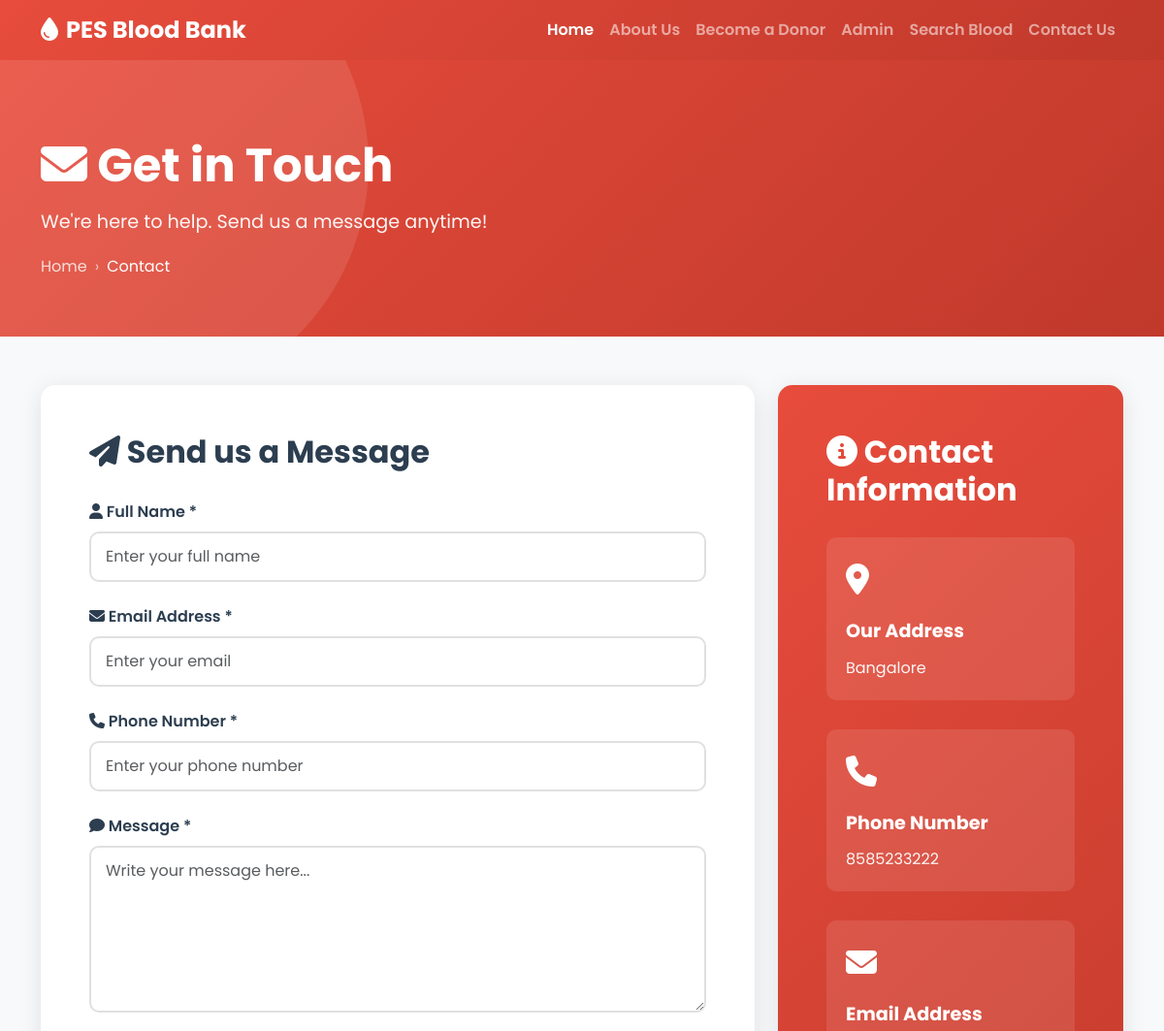
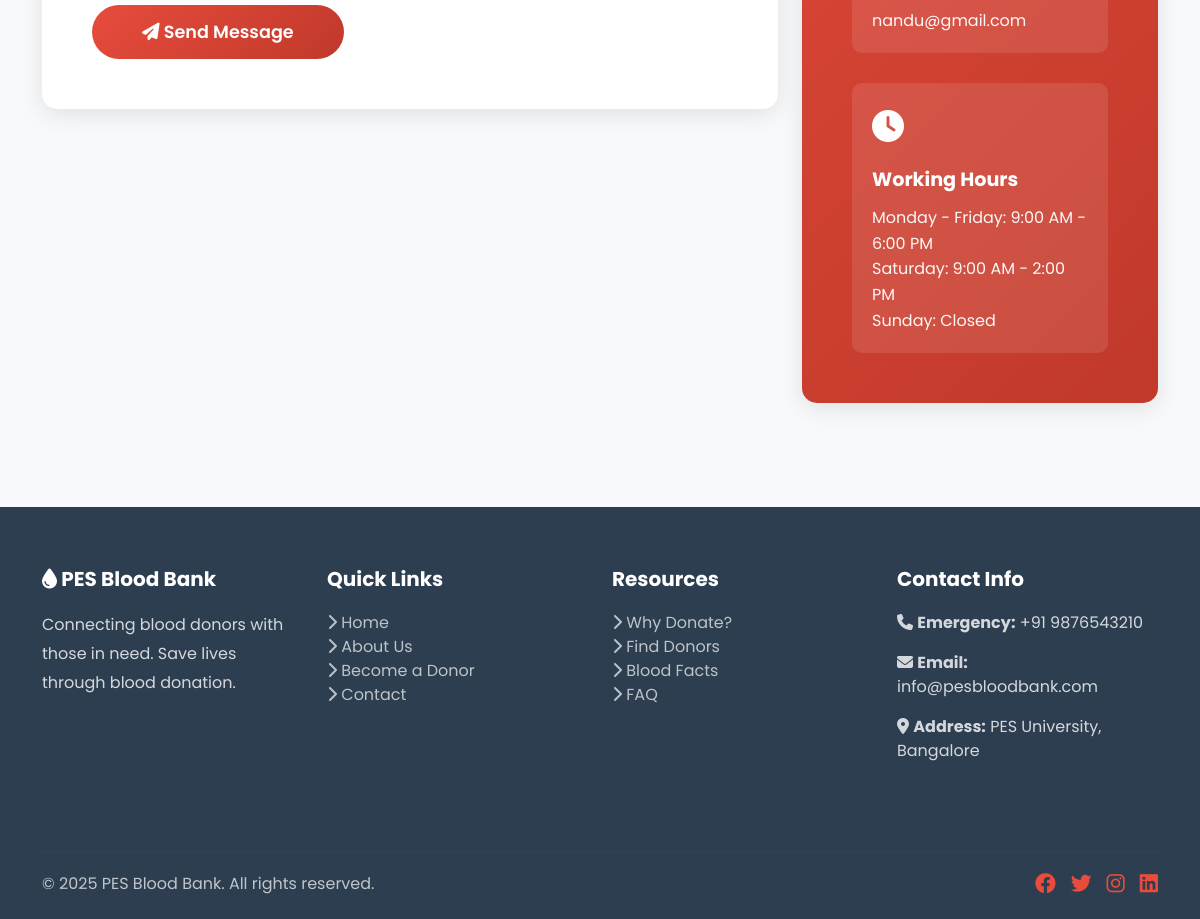
The page /contact.php on the database its author committed (2 pictures, top to bottom).
### tables this page shows
CREATE TABLE IF NOT EXISTS tblcontactusinfo (
  id INT(11) NOT NULL AUTO_INCREMENT,
  Address TINYTEXT,
  EmailId VARCHAR(255),
  ContactNo CHAR(11),
  PRIMARY KEY (id)
);

### contact.php (the view, shortened to what this page needs)
<?php
include('includes/config.php');
?>
<!DOCTYPE html>
<html lang="en">
<head>
    <link href="https://cdn.jsdelivr.net/npm/bootstrap@5.3.3/dist/css/bootstrap.min.css" rel="stylesheet">
    <link href="https://cdnjs.cloudflare.com/ajax/libs/font-awesome/6.4.0/css/all.min.css" rel="stylesheet">
</head>
<body>
<?php include('includes/header.php');?>
<div class="page-header">
    <div class="container">
        <h1 class="page-title">
            <i class="fas fa-envelope"></i> Get in Touch
        </h1>
        <p class="page-subtitle">We're here to help. Send us a message anytime!</p>
        <nav aria-label="breadcrumb">
            <ol class="breadcrumb">
                <li class="breadcrumb-item"><a href="index.php">Home</a></li>
                <li class="breadcrumb-item active">Contact</li>
            </ol>
        </nav>
    </div>
</div>
<div class="container">
    <div class="row">
        <div class="col-lg-8 mb-4">
            <div class="contact-form-section">
                <h2 class="section-title">
                    <i class="fas fa-paper-plane"></i> Send us a Message
                </h2>
                <form name="sentMessage" method="post">
                    <div class="mb-4">
                        <label for="name" class="form-label">
                            <i class="fas fa-user"></i> Full Name *
                        </label>
                        <input type="text" class="form-control" id="name" name="fullname" placeholder="Enter your full name" required>
                    </div>
                    <div class="mb-4">
                        <label for="email" class="form-label">
                            <i class="fas fa-envelope"></i> Email Address *
                        </label>
                        <input type="email" class="form-control" id="email" name="email" placeholder="Enter your email" required>
                    </div>
                    <div class="mb-4">
                        <label for="phone" class="form-label">
                            <i class="fas fa-phone"></i> Phone Number *
                        </label>
                        <input type="tel" class="form-control" id="phone" name="contactno" placeholder="Enter your phone number" required pattern="[0-9]{10}">
                    </div>
                    <div class="mb-4">
                        <label for="message" class="form-label">
                            <i class="fas fa-comment"></i> Message *
                        </label>
                        <textarea rows="6" class="form-control" id="message" name="message" placeholder="Write your message here..." required maxlength="999" style="resize: vertical;"></textarea>
                    </div>
                    <button type="submit" name="send" class="btn-send">
                        <i class="fas fa-paper-plane"></i> Send Message
                    </button>
                </form>
            </div>
        </div>
        <div class="col-lg-4 mb-4">
            <?php
            $sql = "SELECT Address, EmailId, ContactNo from tblcontactusinfo";
            $query = $dbh->prepare($sql);
            $query->execute();
            $results=$query->fetchAll(PDO::FETCH_OBJ);
            if($query->rowCount() > 0)
            {
                foreach($results as $result)
                {
            ?>
            <div class="contact-info-section">
                <h2 class="section-title" style="color: white;">
                    <i class="fas fa-info-circle"></i> Contact Information
                </h2>
                <div class="info-item">
                    <div class="info-icon">
                        <i class="fas fa-map-marker-alt"></i>
                    </div>
                    <div class="info-title">Our Address</div>
                    <div class="info-text"><?php echo htmlentities($result->Address); ?></div>
                </div>
                <div class="info-item">
                    <div class="info-icon">
                        <i class="fas fa-phone"></i>
                    </div>
                    <div class="info-title">Phone Number</div>
                    <div class="info-text">
                        <a href="tel:<?php echo htmlentities($result->ContactNo); ?>" style="color: white; text-decoration: none;">
                            <?php echo htmlentities($result->ContactNo); ?>
                        </a>
                    </div>
                </div>
                <div class="info-item">
                    <div class="info-icon">
                        <i class="fas fa-envelope"></i>
                    </div>
                    <div class="info-title">Email Address</div>
                    <div class="info-text">
                        <a href="mailto:<?php echo htmlentities($result->EmailId); ?>" style="color: white; text-decoration: none;">
                            <?php echo htmlentities($result->EmailId); ?>
                        </a>
                    </div>
                </div>
                <div class="info-item" style="margin-bottom: 0;">
                    <div class="info-icon">
                        <i class="fas fa-clock"></i>
                    </div>
                    <div class="info-title">Working Hours</div>
                    <div class="info-text">
                        Monday - Friday: 9:00 AM - 6:00 PM<br>
                        Saturday: 9:00 AM - 2:00 PM<br>
                        Sunday: Closed
                    </div>
                </div>
            </div>
            <?php
                }
            } ?>
        </div>
    </div>
</div>
<?php include('includes/footer.php');?>
</body>
</html>

### contact.php (style rules this page uses)
* { font-family: 'Poppins', sans-serif; }
:root { --primary-red: #E74C3C; --dark-red: #C0392B; --light-bg: #F8F9FA; --text-dark: #2C3E50; }
body { background-color: var(--light-bg); }
.page-header { background: linear-gradient(135deg, var(--primary-red) 0%, var(--dark-red) 100%); color: white; padding: 80px 0 60px; margin-bottom: 50px; position: relative; overflow: hidden; }
.page-header::before { content: ''; position: absolute; top: -50%; left: -10%; width: 500px; height: 500px; background: rgba(255, 255, 255, 0.1); border-radius: 50%; }
.page-title { font-size: 3rem; font-weight: 700; margin-bottom: 15px; position: relative; z-index: 1; }
.page-subtitle { font-size: 1.2rem; opacity: 0.95; position: relative; z-index: 1; margin-bottom: 20px; }
.breadcrumb { background: transparent; padding: 0; margin: 0; position: relative; z-index: 1; }
.breadcrumb-item + .breadcrumb-item::before { content: "›"; color: rgba(255,255,255,0.6); }
.breadcrumb-item a { color: rgba(255,255,255,0.8); text-decoration: none; }
.breadcrumb-item.active { color: white; }
.contact-form-section { background: white; padding: 50px; border-radius: 15px; box-shadow: 0 5px 25px rgba(0,0,0,0.1); margin-bottom: 30px; }
.section-title { font-size: 2rem; font-weight: 700; color: var(--text-dark); margin-bottom: 30px; }
.form-label { font-weight: 600; color: var(--text-dark); margin-bottom: 8px; }
.form-control { border: 2px solid #E0E0E0; border-radius: 10px; padding: 12px 15px; transition: all 0.3s ease; }
.btn-send { background: linear-gradient(135deg, var(--primary-red) 0%, var(--dark-red) 100%); color: white; padding: 14px 50px; border: none; border-radius: 50px; font-weight: 600; font-size: 1.1rem; transition: all 0.3s ease; }
.contact-info-section { background: linear-gradient(135deg, var(--primary-red) 0%, var(--dark-red) 100%); color: white; padding: 50px; border-radius: 15px; box-shadow: 0 5px 25px rgba(0,0,0,0.1); height: 100%; }
.info-item { margin-bottom: 30px; padding: 20px; background: rgba(255,255,255,0.1); border-radius: 10px; transition: all 0.3s ease; }
.info-icon { font-size: 2rem; margin-bottom: 15px; }
.info-title { font-weight: 700; font-size: 1.2rem; margin-bottom: 10px; }
.info-text { opacity: 0.95; line-height: 1.6; }

### rows shown on the page
tblcontactusinfo: Address "Bangalore", ContactNo "8585233222", EmailId "nandu@gmail.com"
